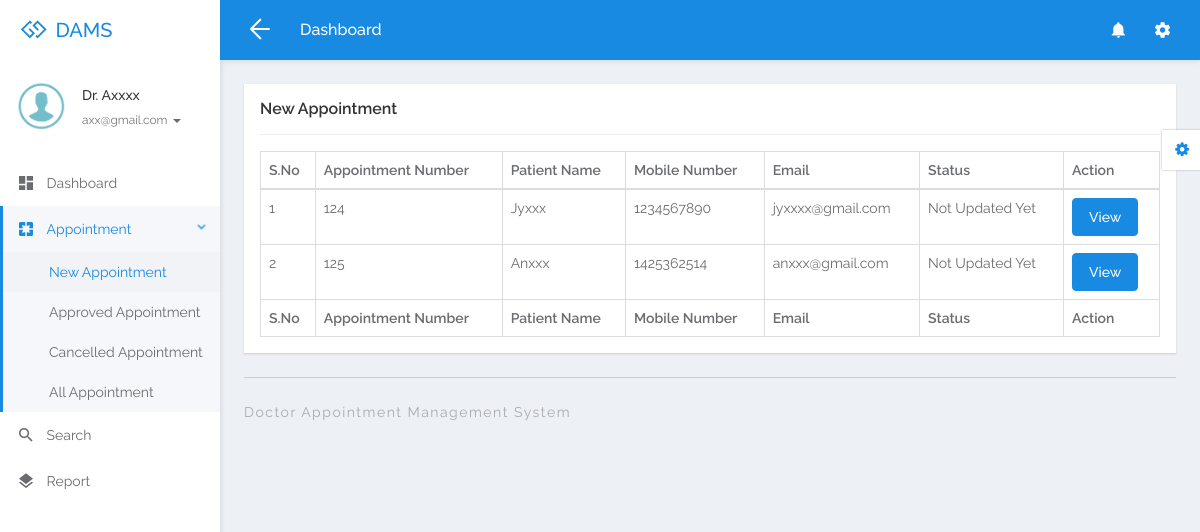
Page /dams/doctor/new-appointment.php (signed in) on the committed database.
### tables this page shows
CREATE TABLE `tbldoctor` (
  `ID` int(5) NOT NULL,
  `FullName` varchar(250) DEFAULT NULL,
  `MobileNumber` bigint(10) DEFAULT NULL,
  `Email` varchar(250) DEFAULT NULL,
  `Specialization` varchar(250) DEFAULT NULL,
  `Password` varchar(259) DEFAULT NULL,
  `CreationDate` timestamp NULL DEFAULT current_timestamp()
);

CREATE TABLE `tblappointment` (
  `ID` int(10) NOT NULL,
  `AppointmentNumber` int(10) DEFAULT NULL,
  `Name` varchar(250) DEFAULT NULL,
  `MobileNumber` bigint(20) DEFAULT NULL,
  `Email` varchar(250) DEFAULT NULL,
  `AppointmentDate` date DEFAULT NULL,
  `AppointmentTime` time DEFAULT NULL,
  `Specialization` varchar(250) DEFAULT NULL,
  `Doctor` int(10) DEFAULT NULL,
  `Message` mediumtext DEFAULT NULL,
  `ApplyDate` timestamp NULL DEFAULT current_timestamp(),
  `Remark` varchar(250) DEFAULT NULL,
  `Status` varchar(250) DEFAULT NULL,
  `UpdationDate` timestamp NULL DEFAULT NULL ON UPDATE current_timestamp()
);

### dams/doctor/new-appointment.php (the view, shortened to what this page needs)
<?php
include('includes/dbconnection.php');
if (strlen($_SESSION['damsid']==0)) {
  header('location:logout.php');
  } else{
  ?>
<!DOCTYPE html>
<html lang="en">
<head>
	<link rel="stylesheet" href="libs/bower/font-awesome/css/font-awesome.min.css">
	<link rel="stylesheet" href="libs/bower/material-design-iconic-font/dist/css/material-design-iconic-font.css">
	<link rel="stylesheet" href="libs/bower/animate.css/animate.min.css">
	<link rel="stylesheet" href="libs/bower/fullcalendar/dist/fullcalendar.min.css">
	<link rel="stylesheet" href="libs/bower/perfect-scrollbar/css/perfect-scrollbar.css">
	<link rel="stylesheet" href="assets/css/bootstrap.css">
	<link rel="stylesheet" href="assets/css/core.css">
	<link rel="stylesheet" href="assets/css/app.css">
</head>
<body class="menubar-left menubar-unfold menubar-light theme-primary">
<?php include_once('includes/header.php');?>
<?php include_once('includes/sidebar.php');?>
<main id="app-main" class="app-main">
  <div class="wrap">
	<section class="app-content">
		<div class="row">
			<div class="col-md-12">
				<div class="widget">
					<header class="widget-header">
						<h4 class="widget-title">New Appointment</h4>
					</header>
					<hr class="widget-separator">
					<div class="widget-body">
						<div class="table-responsive">
							<table class="table table-bordered table-hover js-basic-example dataTable table-custom">
								<thead>
									<tr>
										<th>S.No</th>
										<th>Appointment Number</th>
										<th>Patient Name</th>
										<th>Mobile Number</th>
										<th>Email</th>
									<th>Status</th>
										<th>Action</th>
									</tr>
								</thead>
								<tbody>
                  <?php
              $docid=$_SESSION['damsid'];
$sql="SELECT * from  tblappointment where Status is null && Doctor=:docid";
$query = $dbh -> prepare($sql);
$query-> bindParam(':docid', $docid, PDO::PARAM_STR);
$query->execute();
$results=$query->fetchAll(PDO::FETCH_OBJ);
$cnt=1;
if($query->rowCount() > 0)
{
foreach($results as $row)
{               ?>
									<tr>
										<td><?php echo htmlentities($cnt);?></td>
										<td><?php  echo htmlentities($row->AppointmentNumber);?></td>
										<td><?php  echo htmlentities($row->Name);?></td>
										<td><?php  echo htmlentities($row->MobileNumber);?></td>
										<td><?php  echo htmlentities($row->Email);?></td>
                                        <?php if($row->Status==""){ ?>
                     <td><?php echo "Not Updated Yet"; ?></td>
<?php } else { ?>                  <td><?php  echo htmlentities($row->Status);?>
                  </td>
                  <?php } ?>
										<td><a href="view-appointment-detail.php?editid=<?php echo htmlentities ($row->ID);?>&&aptid=<?php echo htmlentities ($row->AppointmentNumber);?>" class="btn btn-primary">View</a></td>
									</tr>
								 <?php $cnt=$cnt+1;}} ?>
								</tbody>
                  <tfoot>
                  <tr>
                  <th>S.No</th>
										<th>Appointment Number</th>
										<th>Patient Name</th>
										<th>Mobile Number</th>
										<th>Email</th>
										<th>Status</th>
										<th>Action</th>
                  </tr>
                </tfoot>
							</table>
						</div>
					</div>
				</div>
			</div>
		</div>
	</section>
</div>
  <?php include_once('includes/footer.php');?>
</main>
<?php include_once('includes/customizer.php');?>
</body>
</html>
<?php }  ?>

### dams/doctor/includes/sidebar.php (shortened to what this page needs)
<aside id="menubar" class="menubar light">
  <div class="app-user">
    <div class="media">
      <div class="media-left">
        <div class="avatar avatar-md avatar-circle">
          <a href="javascript:void(0)"><img class="img-responsive" src="assets/images/images.png" alt="avatar"/></a>
        </div>
      </div>
      <div class="media-body">
        <div class="foldable">
          <?php
$eid=$_SESSION['damsid'];
$sql="SELECT FullName,Email from  tbldoctor where ID=:eid";
$query = $dbh -> prepare($sql);
$query->bindParam(':eid',$eid,PDO::PARAM_STR);
$query->execute();
$results=$query->fetchAll(PDO::FETCH_OBJ);
foreach($results as $row)
{
$email=$row->Email;
$fname=$row->FullName;
}   ?>
          <h5><a href="javascript:void(0)" class="username"><?php  echo $fname ;?></a></h5>
          <ul>
            <li class="dropdown">
              <a href="javascript:void(0)" class="dropdown-toggle usertitle" data-toggle="dropdown" aria-haspopup="true" aria-expanded="false">
                <small><?php  echo $email;?></small>
                <span class="caret"></span>
              </a>
            </li>
          </ul>
        </div>
      </div>
    </div>
  </div>
  <div class="menubar-scroll">
    <div class="menubar-scroll-inner">
      <ul class="app-menu">
        <li class="has-submenu">
          <a href="dashboard.php">
            <i class="menu-icon zmdi zmdi-view-dashboard zmdi-hc-lg"></i>
            <span class="menu-text">Dashboard</span>
          </a>
        </li>
       <li class="has-submenu">
          <a href="javascript:void(0)" class="submenu-toggle">
            <i class="menu-icon zmdi zmdi-pages zmdi-hc-lg"></i>
            <span class="menu-text">Appointment</span>
            <i class="menu-caret zmdi zmdi-hc-sm zmdi-chevron-right"></i>
          </a>
          <ul class="submenu">
            <li><a href="new-appointment.php"><span class="menu-text">New Appointment</span></a></li>
            <li><a href="approved-appointment.php"><span class="menu-text">Approved Appointment</span></a></li>
            <li><a href="cancelled-appointment.php"><span class="menu-text">Cancelled Appointment</span></a></li>
            <li><a href="all-appointment.php"><span class="menu-text">All Appointment</span></a></li>
          </ul>
        </li>
        <li>
          <a href="search.php">
            <i class="menu-icon zmdi zmdi-search zmdi-hc-lg"></i>
            <span class="menu-text">Search</span>
          </a>
        </li>
        <li>
          <a href="appointment-bwdates.php">
            <i class="menu-icon zmdi zmdi-layers zmdi-hc-lg"></i>
            <span class="menu-text">Report</span>
          </a>
        </li>
      </ul>
    </div>
  </div>
</aside>

### rows in the picture
tbldoctor: FullName "Dr. Axxxx", Email "axx@gmail.com"
tblappointment: AppointmentNumber "124", Name "Jyxxx", MobileNumber "1234567890", Email "jyxxxx@gmail.com", shows "Not Updated Yet"
tblappointment: AppointmentNumber "125", Name "Anxxx", MobileNumber "1425362514", Email "anxxx@gmail.com", shows "Not Updated Yet"
